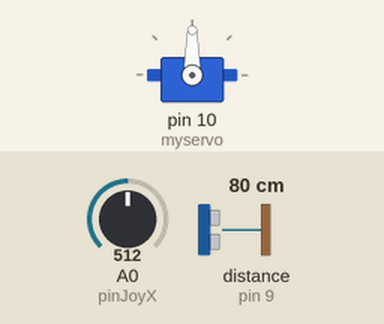
The sketch below on a simulated Arduino Uno, built with avr-gcc and run on an emulated ATmega328P. On the bench: servo. Wiring (inferred from the names in the program): ultrasonic range finder: trigger pin 8; echo pin 9. The inputs (shaded band) are chosen by the test bench; at power-on: A0 (pinJoyX) = 512, distance to the obstacle (sensor on pin 9) 80 cm. The echo pulse lasts 58.3 µs per cm; what the sketch prints to the serial monitor is not drawn.

Above: at 1.2 s.
1.3 s: A0 (pinJoyX) set to 6
2.8 s: A0 (pinJoyX) set to 3
At 4.6 s:
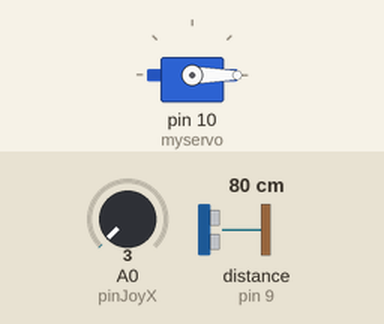
5.8 s: A0 (pinJoyX) set to 495
7.3 s: A0 (pinJoyX) set to 525
At 10.0 s:
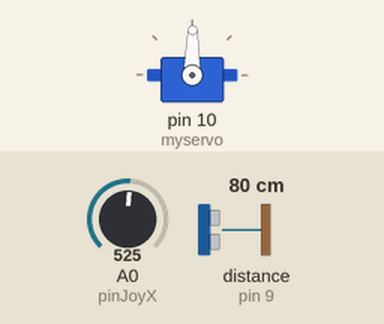
13.3 s: A0 (pinJoyX) set to 1002
14.8 s: A0 (pinJoyX) set to 1021
At 16.7 s:
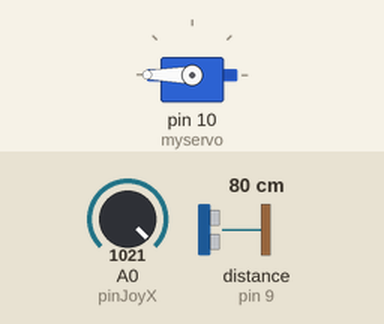
Timing chart, 0 to 18.2 s (numbered marks = the images above; inputs shaded):
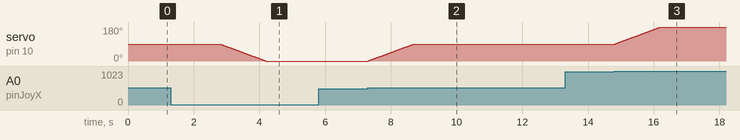

Measured:
- the behaviour switches between 5 and 4 on A0 (pinJoyX) (found by bisection; images 0 and 1)
- the behaviour switches between 510 and 511 on A0 (pinJoyX) (found by bisection; images 1 and 2)
- the behaviour switches between 1020 and 1021 on A0 (pinJoyX) (found by bisection; images 2 and 3)
- after the input at 1.3 s, every drawn part: stays the same
- after the input at 2.8 s, servo on pin 10 (myservo): moves from 90° to 0° over 1.4 s, starting at once
- after the input at 5.8 s, every drawn part: stays the same
- after the input at 7.3 s, servo on pin 10 (myservo): moves from 0° to 89° over 1.4 s, starting at once
- after the input at 13.3 s, every drawn part: stays the same
- after the input at 14.8 s, servo on pin 10 (myservo): moves from 89° to 180° over 1.4 s, starting at once

The sketch:

14-servo-skaner.ino
```cpp
#include <Servo.h>

Servo myservo;

const int echoPin = 9;
const int trigPin = 8;
const int pinJoyX = A0;     // вісь X джойстика

int val, cm;
int pos = 90;               // стартове положення сервоприводу
long duration;

void setup() {
  myservo.attach(10);
  pinMode(trigPin, OUTPUT);
  pinMode(echoPin, INPUT);
  Serial.begin(9600);
  myservo.write(pos);
}

void loop() {
  val = analogRead(pinJoyX); // зчитуємо вісь X джойстика

  // центральне положення джойстика
  if (val > 510 && val < 530) {
    if (pos > 91) pos--;
    if (pos < 89) pos++;
  }

  // джойстик вправо
  if (val > 1020) pos = constrain(pos + 1, 0, 180);

  // джойстик вліво
  if (val < 5) pos = constrain(pos - 1, 0, 180);

  myservo.write(pos);

  // ультразвуковий датчик
  digitalWrite(trigPin, LOW);
  delayMicroseconds(2);
  digitalWrite(trigPin, HIGH);
  delayMicroseconds(10);
  digitalWrite(trigPin, LOW);

  duration = pulseIn(echoPin, HIGH);
  cm = duration / 58;

  Serial.print(cm);
  Serial.println(" cm");

  delay(10);
}
```
